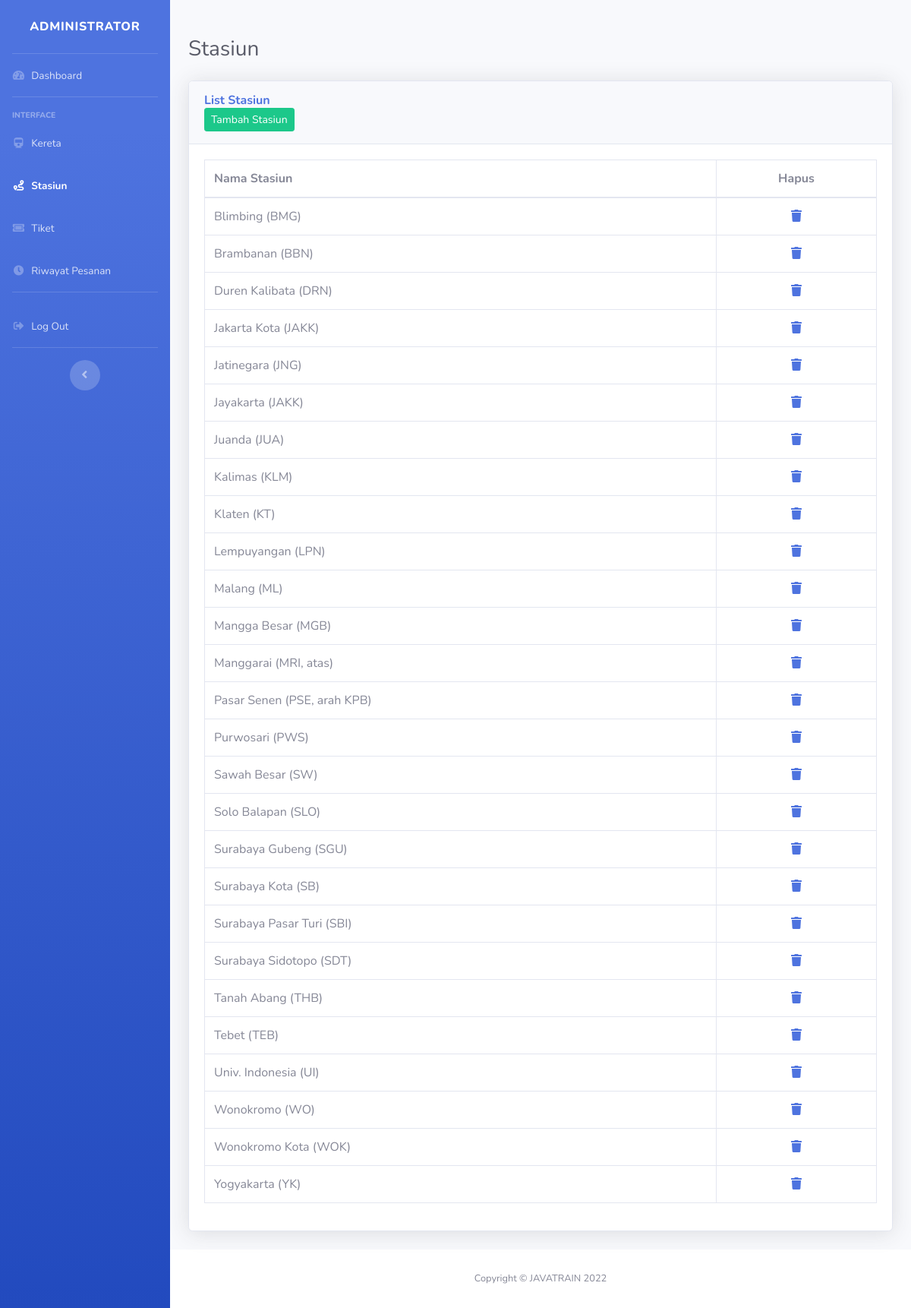
/admin/stasiun.php, run on the app's committed database.
### tables this page shows
CREATE TABLE `stasiun` (
  `id` int(11) NOT NULL,
  `nama_stasiun` varchar(100) NOT NULL
);

### admin/stasiun.php (the view, shortened to what this page needs)
<!DOCTYPE html>
<html lang="en">
<head>
    <link href="vendor/fontawesome-free/css/all.min.css" rel="stylesheet" type="text/css">
    <link href="css/sb-admin-2.min.css" rel="stylesheet">
</head>
<body id="page-top">
    <div id="wrapper">
        <?php  $page='stasiun'; include('side-nav.php');?>
        <div id="content-wrapper" class="d-flex flex-column">
            <br><br>
            <div id="content">
                <div class="container-fluid">
                    <div class="d-sm-flex align-items-center justify-content-between mb-4">
                        <h1 class="h3 mb-0 text-gray-800">Stasiun</h1>
                    </div>
                    <div class="card shadow mb-4">
                        <div class="card-header py-3">
                            <h6 class="m-0 font-weight-bold text-primary">List Stasiun</h6>
                            <a href="tambahstasiun.php"><button class="btn btn-success btn-sm">Tambah Stasiun</button></a>
                        </div>
                        <div class="card-body">
                            <div class="table-responsive">
                                <table class="table table-bordered" id="dataTable" width="100%" cellspacing="0">
                                    <thead>
                                        <tr>
                                            <th>Nama Stasiun</th>
                                            <th class="text-center">Hapus</th>
                                        </tr>
                                    </thead>
                                    <tbody>
                                        <?php
                                        $data = mysqli_query($koneksi, "SELECT * FROM stasiun ORDER BY nama_stasiun");
                                        while($d = mysqli_fetch_array($data)){
                                        ?>
                                        <tr>
                                            <td><?= $d['nama_stasiun'] ?></td>
                                            <td class="text-center">
                                                <a href="db/dbHapusStasiun.php?id=<?= $d['id'] ?>"><i class="fas fa-trash"></i></a>
                                            </td>
                                        </tr>
                                        <?php } ?>
                                    </tbody>
                                </table>
                            </div>
                        </div>
                    </div>
                </div>
            </div>
            <footer class="sticky-footer bg-white">
                <div class="container my-auto">
                    <div class="copyright text-center my-auto">
                        <span>Copyright &copy; JAVATRAIN 2022</span>
                    </div>
                </div>
            </footer>
        </div>
    </div>
</body>
</html>

### data on the page
stasiun: nama_stasiun "Blimbing (BMG)"
stasiun: nama_stasiun "Brambanan (BBN)"
stasiun: nama_stasiun "Duren Kalibata (DRN)"
stasiun: nama_stasiun "Jakarta Kota (JAKK)"
stasiun: nama_stasiun "Jatinegara (JNG)"
stasiun: nama_stasiun "Jayakarta (JAKK)"
stasiun: nama_stasiun "Juanda (JUA)"
stasiun: nama_stasiun "Kalimas (KLM)"
stasiun: nama_stasiun "Klaten (KT)"
stasiun: nama_stasiun "Lempuyangan (LPN)"
stasiun: nama_stasiun "Malang (ML)"
stasiun: nama_stasiun "Mangga Besar (MGB)"
stasiun: nama_stasiun "Manggarai (MRI, atas)"
stasiun: nama_stasiun "Pasar Senen (PSE, arah KPB)"
stasiun: nama_stasiun "Purwosari (PWS)"
stasiun: nama_stasiun "Sawah Besar (SW)"
stasiun: nama_stasiun "Solo Balapan (SLO)"
stasiun: nama_stasiun "Surabaya Gubeng (SGU)"
stasiun: nama_stasiun "Surabaya Kota (SB)"
stasiun: nama_stasiun "Surabaya Pasar Turi (SBI)"
stasiun: nama_stasiun "Surabaya Sidotopo (SDT)"
stasiun: nama_stasiun "Tanah Abang (THB)"
stasiun: nama_stasiun "Tebet (TEB)"
stasiun: nama_stasiun "Univ. Indonesia (UI)"
stasiun: nama_stasiun "Wonokromo (WO)"
stasiun: nama_stasiun "Wonokromo Kota (WOK)"
stasiun: nama_stasiun "Yogyakarta (YK)"
